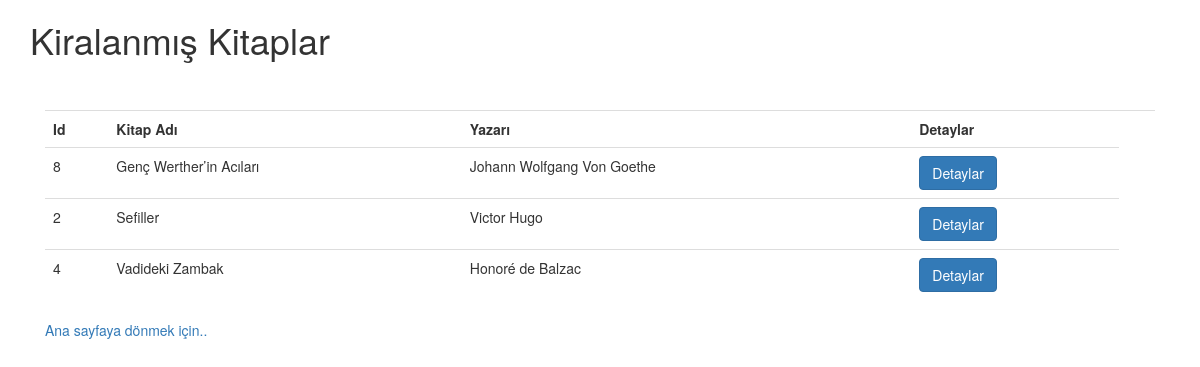
Page /takenbooks.php on the committed database.
### tables this page shows
CREATE TABLE `books` (
  `Id` int(11) NOT NULL,
  `BookName` varchar(50) NOT NULL,
  `Author` varchar(50) NOT NULL,
  `photo` longblob
);

CREATE TABLE `renters` (
  `Id` int(11) NOT NULL,
  `RenterName` varchar(50) NOT NULL,
  `RenterSurname` varchar(50) NOT NULL,
  `Date` date NOT NULL
);

### takenbooks.php (the view, shortened to what this page needs)
<?php
    include("connect.php");
?>
<!doctype html>
<html>
<head>
<link rel="stylesheet" href="https://maxcdn.bootstrapcdn.com/bootstrap/3.3.7/css/bootstrap.min.css">
</head>
<body>
<div class="container">
<h1>Kiralanmış Kitaplar</h1>
<br><br>
<div class="col-md-12">
<table class="table">
    <tr>
        <th>Id</th>
        <th>Kitap Adı</th>
        <th>Yazarı</th>
        <th>Detaylar</th>
        <th></th>
    </tr>
<?php
$query = $connect->query("SELECT * FROM Books,renters WHERE books.Id = renters.Id order by BookName");
while ($result = $query->fetch_assoc()) {
$Id = $result['Id'];
$BookName = $result['BookName'];
$Author = $result['Author'];
?>
    <tr>
        <td><?php echo $Id; ?></td>
        <td><?php echo $BookName; ?></td>
        <td><?php echo $Author; ?></td>
        <td><a href="details.php?Id=<?php echo $Id; ?>" class="btn btn-primary">Detaylar</a></td>
    </tr>
<?php
}
?>
</table>
<a href="index.php">Ana sayfaya dönmek için..</a>
</div>
</body>
</html>

### rows in the picture
books: renters.Id "8", BookName "Genç Werther’in Acıları", Author "Johann Wolfgang Von Goethe"
books: renters.Id "2", BookName "Sefiller", Author "Victor Hugo"
books: renters.Id "4", BookName "Vadideki Zambak", Author "Honoré de Balzac"
